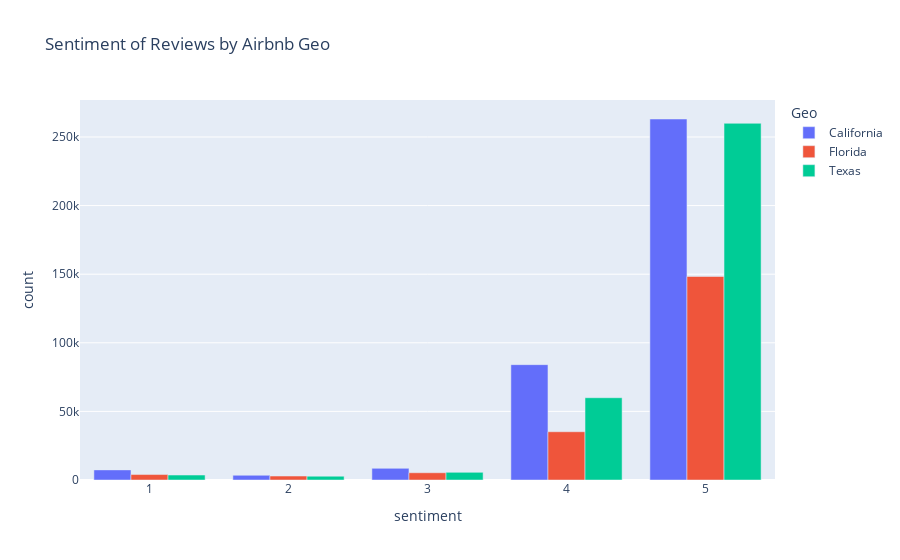

The cell this chart's notebook holds for it:
### Code cell
# plot the data, with a different color for each state
texas["Geo"] = "Texas"
florida["Geo"] = "Florida"
california["Geo"] = "California"
df = pd.concat([texas, florida, california])

# for some reason there are a (< 200) number of reviews with sentiment = -1
df = df[df.sentiment >= 0]

# round sentiment to 0 decimal places
df.sentiment = df.sentiment.astype(float).round(0)

print("% of data with sentiment = 5: ", len(df[df.sentiment == 5]) / len(df))

to_plot = df.groupby("Geo").sentiment.value_counts()
to_plot = to_plot.reset_index(name="count")
px.bar(to_plot, x="sentiment", y="count", color="Geo", barmode="group", title="Sentiment of Reviews by Airbnb Geo")

### Figure 1 — Plotly figure (JSON) as saved in the notebook; plotly's stock layout.template omitted (floating-point values rounded to 4 significant figures)
{"data": [{"alignmentgroup": "True", "hovertemplate": "Geo=California<br>sentiment=%{x}<br>count=%{y}<extra></extra>", "legendgroup": "California", "marker": {"color": "#636efa", "pattern": {"shape": ""}}, "name": "California", "offsetgroup": "California", "orientation": "v", "showlegend": true, "textposition": "auto", "type": "bar", "x": [5, 4, 3, 1, 2], "xaxis": "x", "y": [263112, 84070, 8490, 7374, 3449], "yaxis": "y"}, {"alignmentgroup": "True", "hovertemplate": "Geo=Florida<br>sentiment=%{x}<br>count=%{y}<extra></extra>", "legendgroup": "Florida", "marker": {"color": "#EF553B", "pattern": {"shape": ""}}, "name": "Florida", "offsetgroup": "Florida", "orientation": "v", "showlegend": true, "textposition": "auto", "type": "bar", "x": [5, 4, 3, 1, 2], "xaxis": "x", "y": [148310, 35166, 5282, 3980, 2872], "yaxis": "y"}, {"alignmentgroup": "True", "hovertemplate": "Geo=Texas<br>sentiment=%{x}<br>count=%{y}<extra></extra>", "legendgroup": "Texas", "marker": {"color": "#00cc96", "pattern": {"shape": ""}}, "name": "Texas", "offsetgroup": "Texas", "orientation": "v", "showlegend": true, "textposition": "auto", "type": "bar", "x": [5, 4, 3, 1, 2], "xaxis": "x", "y": [259976, 59966, 5571, 3609, 2759], "yaxis": "y"}], "layout": {"barmode": "group", "legend": {"title": {"text": "Geo"}, "tracegroupgap": 0}, "title": {"text": "Sentiment of Reviews by Airbnb Geo"}, "xaxis": {"anchor": "y", "domain": [0, 1], "title": {"text": "sentiment"}}, "yaxis": {"anchor": "x", "domain": [0, 1], "title": {"text": "count"}}}}
